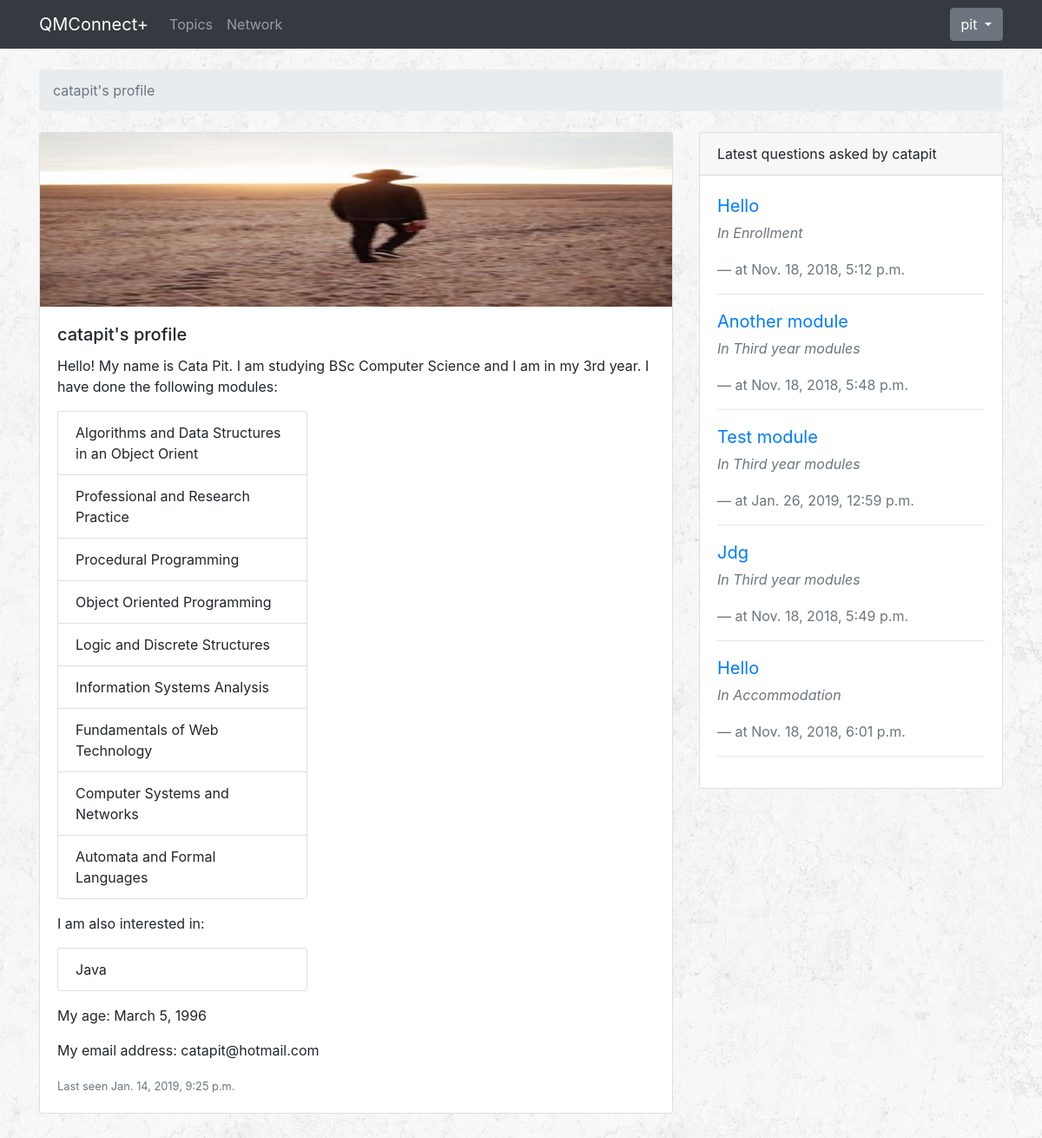
/profile/8/ (signed in), run on the app's committed database.
### accounts/models.py (models this page shows, shortened)
class Profile(models.Model):
    YEAR = (
        ('1', '1st year'),
        ('2', '2nd year'),
        ('3', '3rd year'),
    )
    SUBJECT = (
        ('BCS', 'BSc Computer Science'),
        ('BCSM', 'BSc Computer Science and Mathematics'),
        ('BCSIE', 'BSc Computer Science with Industrial Experience'),
        ('BCSWM', 'BSc Computer Science with Management (ITMB)'),
    )
    user = models.OneToOneField(User, on_delete=models.CASCADE)
    dob = models.DateField(auto_now=False, auto_now_add=False)
    image = models.ImageField(upload_to='profile_images', default='')
    universityYear = models.CharField(choices=YEAR, max_length=1, default='')
    subject = models.CharField(choices=SUBJECT, max_length=5, default='')
    module = models.ManyToManyField(Module)
    interest = models.ManyToManyField(Interest)
    message = models.ManyToManyField('self', blank=True, symmetrical=False, through="Message")

class Module(models.Model):
    name = models.CharField(max_length=50)
    def __str__(self):
        return self.name

class Interest(models.Model):
    name = models.CharField(max_length=50)
    def __str__(self):
        return self.name

### qa/models.py (models this page shows, shortened)
class Question(models.Model):
    subject = models.CharField(max_length=255)
    last_updated = models.DateTimeField(auto_now_add=True)
    topic = models.ForeignKey(Topic, related_name='questions', on_delete=models.CASCADE)
    starter = models.ForeignKey(User, related_name='questions', on_delete=models.CASCADE)
    views = models.PositiveIntegerField(default=0)
    def __str__(self):
        return self.subject

class Topic(models.Model):
    name = models.CharField(max_length=30, unique=True)
    description = models.CharField(max_length=100)
    def __str__(self):
        return self.name

### qa/views.py (the view)
# urls.py: path('profile/<int:pk>/', qa_views.profile, name='profile'),
@login_required
def profile(request, pk):
    user = get_object_or_404(User, pk=pk)
    users = User.objects.all()
    user_questions = Question.objects.filter(starter = user)[:5]
    '''
    The code below is for testing
    '''
    received_messages = Message.objects.filter(receiver=user.profile)
    sent_messages = Message.objects.filter(sender=user.profile)
    messages = received_messages.union(sent_messages).order_by('time')
    '''
    The code above is for testing
    '''
    return render(request, 'profile.html', {
        'user': user,
        'user_questions': user_questions,
        'messages': messages
    })

### templates/profile.html (shortened to what this page needs)
{% extends 'base.html' %}
{% block breadcrumb %}
<li class="breadcrumb-item active">{{ user }}'s profile</li>
{% endblock %}
{% block content %}
<div class="bottom-padding">
  <div class="row">
    <div class="col-md-8">
      <div class="card">
        <img class="card-img-top" src="/profile_images/{{ user.profile.image }}" alt="User profile picture" width="100" height="200">
        <div class="card-body">
          <h5 class="card-title">{{ user }}'s profile</h5>
          <p class="card-text">Hello! My name is {{ user.get_full_name }}. I am studying {{ user.profile.get_subject_display }} and I am in my {{ user.profile.get_universityYear_display }}. I have done the following modules:</p>
          <div class="card" style="width: 18rem;">
            <ul class="list-group list-group-flush">
              {% for module in user.profile.module.all %}
              <li class="list-group-item">{{ module }}</li>
              {% endfor %}
            </ul>
          </div>
          <p class="card-text">I am also interested in:</p>
          <div class="card" style="width: 18rem;">
            <ul class="list-group list-group-flush">
              {% for interest in user.profile.interest.all %}
              <li class="list-group-item">{{ interest }}</li>
              {% endfor %}
            </ul>
          </div>
          <p class="card-text">My age: {{ user.profile.dob }}</p>
          <p class="card-text">My email address: {{ user.email }}</p>
          <p class="card-text"><small class="text-muted">Last seen {{ user.last_login }}</small></p>
        </div>
      </div>
    </div>
    <div class="col-md-4">
      <div class="card mb-4">
        <div class="card-header">
          Latest questions asked by {{ user }}
        </div>
        <div class="card-body">
          <blockquote class="blockquote mb-0">
            {% for userqs in user_questions %}
              <a href="{% url 'qa:question_answers' userqs.topic.pk userqs.pk %}">{{ userqs }}</a>
              <p class="card-text"><small class="text-muted"><cite>In {{ userqs.topic }} </cite></small></p>
              <footer class="blockquote-footer">at {{ userqs.last_updated }}</footer>
              <hr/>
            {% empty %}
              <p class="card-text"><small class="text-muted"><cite>No questions asked yet. :-( </cite></small></p>
            {% endfor %}
          </blockquote>
        </div>
      </div>
    </div>
  </div>
</div>
{% endblock %}

### templates/base.html (shortened to what this page needs)
{% load static %}
<!DOCTYPE html>
<html>
<head>
  <link rel="stylesheet" href="{% static 'css/bootstrap.min.css' %}">
  <link rel="stylesheet" href="{% static 'css/style.css' %}">
</head>
<body>
  {% block body %}
  <nav class="navbar navbar-expand-lg navbar-dark bg-dark">
    <div class="container">
      <a class="navbar-brand" href="{% url 'qa:latest' %}">QMConnect+</a>
      <div class="collapse navbar-collapse" id="mainMenu">
        <ul class="navbar-nav mr-auto">
          <li class="nav-item">
            <a class="nav-link" href="{% url 'qa:home' %}">Topics</a>
          </li>
          <li class="nav-item">
            <a class="nav-link" href="{% url 'qa:network' %}">Network</a>
          </li>
        </ul>
        {% if user.is_authenticated %}
        <ul class="navbar-nav ml-auto">
          <li class="nav-item dropdown">
            <a class="btn btn-secondary dropdown-toggle" href="#" id="userMenu" data-toggle="dropdown" aria-haspopup="true" aria-expanded="false"> {{ request.user }} </a>
          </li>
        </ul>
        {% else %}
        <form class="form-inline ml-auto">
          <a href="{% url 'login' %}" class="btn btn-outline-secondary">Log in</a>
          <a href="{% url 'register' %}" class="btn btn-primary ml-2">Register</a>
        </form>
        {% endif %}
      </div>
    </div>
  </nav>
  <div class="container">
    <ol class="breadcrumb my-4">
      {% block breadcrumb %}
      {% endblock %}
    </ol>
    {% block content %}
    {% endblock %}
  </div>
  {% endblock body %}
</body>
</html>

### static/css/style.css (style rules this page uses)
body { background-image: url(../images/rockywall.png); }
.bottom-padding { padding-bottom: 50px; }

### data on the page
Module: name "Algorithms and Data Structures in an Object Orient"
Module: name "Professional and Research Practice"
Module: name "Procedural Programming"
Module: name "Object Oriented Programming"
Module: name "Logic and Discrete Structures"
Module: name "Information Systems Analysis"
Module: name "Fundamentals of Web Technology"
Module: name "Computer Systems and Networks"
Module: name "Automata and Formal Languages"
Interest: name "Java"
Question: subject "Hello", topic "Enrollment", last_updated "Nov. 18, 2018, 5:12 p.m."
Question: subject "Another module", topic "Third year modules", last_updated "Nov. 18, 2018, 5:48 p.m."
Question: subject "Test module", topic "Third year modules", last_updated "Jan. 26, 2019, 12:59 p.m."
Question: subject "Jdg", topic "Third year modules", last_updated "Nov. 18, 2018, 5:49 p.m."
Question: subject "Hello", topic "Accommodation", last_updated "Nov. 18, 2018, 6:01 p.m."

### other printed values
{{ request.user }} "pit"
{{ user }} "catapit"
{{ user.get_full_name }} "Cata Pit"
{{ user.profile.get_subject_display }} "BSc Computer Science"
{{ user.profile.get_universityYear_display }} "3rd year"
{{ user.profile.dob }} "March 5, 1996"
{{ user.email }} "catapit@hotmail.com"
{{ user.last_login }} "Jan. 14, 2019, 9:25 p.m."
